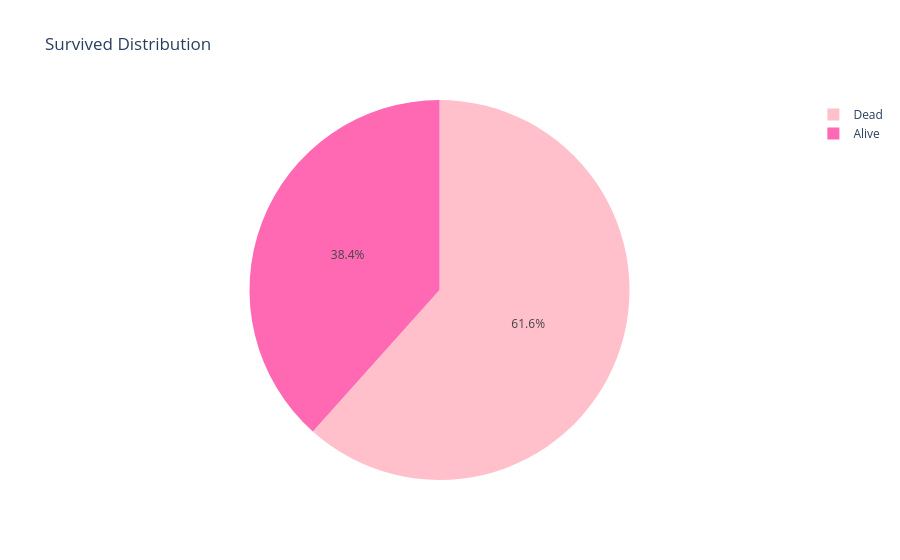

Notebook code cell kept with this figure:
### Code cell
#Now we will display for Piechart
trace = go.Pie(
    labels=['Dead', 'Alive'],
    values=[549,342],
    marker=dict(colors=['pink', 'hotpink'])
)
layout = go.Layout(title='Survived Distribution')
fig = go.Figure(data=trace, layout=layout)
fig.show()

### Figure 1 — Plotly figure (JSON) as saved in the notebook; plotly's stock layout.template omitted (floating-point values rounded to 4 significant figures)
{"data": [{"labels": ["Dead", "Alive"], "marker": {"colors": ["pink", "hotpink"]}, "type": "pie", "values": [549, 342]}], "layout": {"title": {"text": "Survived Distribution"}}}
